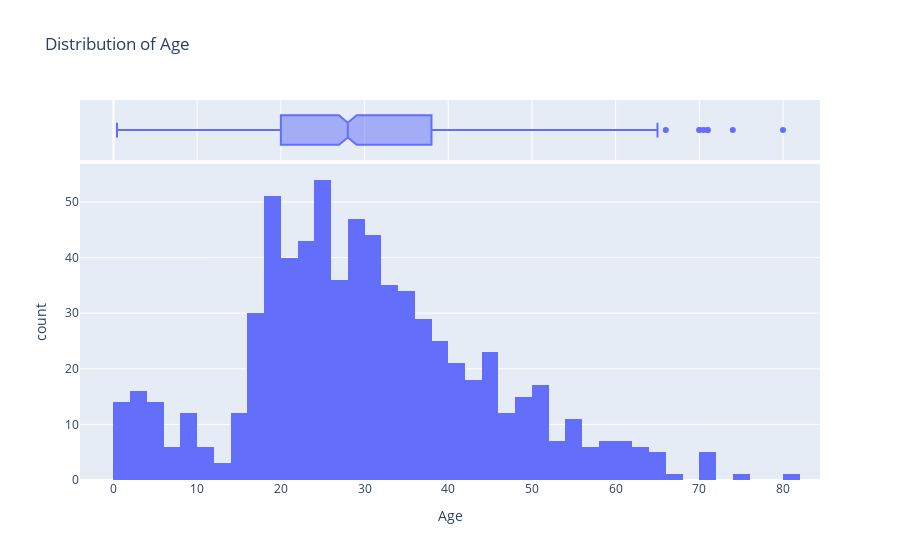

Notebook code cell kept with this figure:
### Code cell
histogram_with_kde_plotly(train_data, 'Age')

### Figure 1 — Plotly figure (JSON) as saved in the notebook; plotly's stock layout.template omitted (floating-point values rounded to 4 significant figures; data arrays with more than 128 entries replaced by an {"elided": "..."} marker saying what was removed)
{"data": [{"alignmentgroup": "True", "bingroup": "x", "hovertemplate": "Age=%{x}<br>count=%{y}<extra></extra>", "legendgroup": "", "marker": {"color": "#636efa", "pattern": {"shape": ""}}, "name": "", "nbinsx": 50, "offsetgroup": "", "orientation": "v", "showlegend": false, "type": "histogram", "x": {"elided": "891 float values"}, "xaxis": "x", "yaxis": "y"}, {"alignmentgroup": "True", "hovertemplate": "Age=%{x}<extra></extra>", "legendgroup": "", "marker": {"color": "#636efa"}, "name": "", "notched": true, "offsetgroup": "", "showlegend": false, "type": "box", "x": {"elided": "891 float values"}, "xaxis": "x2", "yaxis": "y2"}], "layout": {"barmode": "relative", "legend": {"tracegroupgap": 0}, "title": {"text": "Distribution of Age"}, "xaxis": {"anchor": "y", "domain": [0, 1], "title": {"text": "Age"}}, "xaxis2": {"anchor": "y2", "domain": [0, 1], "matches": "x", "showgrid": true, "showticklabels": false}, "yaxis": {"anchor": "x", "domain": [0, 0.8316], "title": {"text": "count"}}, "yaxis2": {"anchor": "x2", "domain": [0.8416, 1], "matches": "y2", "showgrid": false, "showline": false, "showticklabels": false, "ticks": ""}}}
